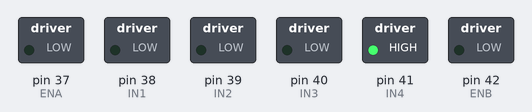
Simulated run of this sketch. Board: Arduino Mega 2560, built with avr-gcc and run on an emulated ATmega2560. On the bench: switched loads named in the sketch (green lamp = pin HIGH).

Above: at 0.6 s.
At 2.5 s:
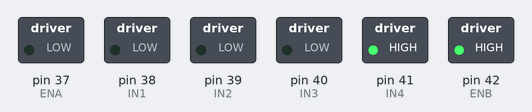
Timing chart, 0 to 5.9 s (numbered marks = the images above):
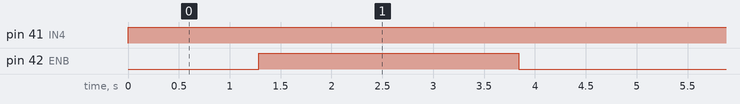

The sketch:

L298.ino
```cpp
#define ENA 37
#define IN1 38
#define IN2 39
#define IN3 40
#define IN4 41
#define ENB 42

void setup()
{
  pinMode(ENA, OUTPUT);
  pinMode(IN1, OUTPUT);
  pinMode(IN2, OUTPUT);
  pinMode(IN3, OUTPUT);
  pinMode(IN4, OUTPUT);
  pinMode(ENB, OUTPUT);

}

void loop()
{
  for(int i = 0; i<255; i++)
  {
    analogWrite(ENB, i);
    digitalWrite(IN3, 0);
    digitalWrite(IN4, 1);
    delay(10);
  }

  for(int i = 255; i>0; i--)
  {
    analogWrite(ENB, i);
    digitalWrite(IN3, 0);
    digitalWrite(IN4, 1);
    delay(10);
  }
}
```

Measured:
- by itself, pin 41 (IN4): LOW → HIGH at 0.00 s
- by itself, pin 42 (ENB): alternates HIGH for 2.6 s and LOW for 2.6 s
